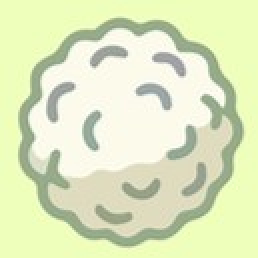
#> input picture data/templates/1.jpg, 129 x 129 px (shown 2 times larger); its folder holds only this picture in this run
$ python -i config.py   (imports and definitions only)
#> lines starting #> are read from the running program, lines starting #| are printed output that depends on the picture; after the words box and inside, x2 and y2 are one past the last pixel; in counts of white or black regions, pixels touching at a corner belong together
#> further down, picture is the input picture: shape (129, 129, 3); mean B, G, R 192.1, 232.3, 223.2
"""
羊了个羊 自动通关 - 配置文件
所有坐标为窗口比例 (0~1)，自动适配任意窗口大小
"""

from dataclasses import dataclass, field
from pathlib import Path
import cv2
import numpy as np

# ---- 项目路径 ----
BASE_DIR = Path(__file__).resolve().parent.parent
DATA_DIR = BASE_DIR / "data"
TEMPLATE_DIR = DATA_DIR / "templates"
SCREENSHOT_DIR = DATA_DIR / "screenshots"

# ---- 小程序窗口（自动检测）----
WECHAT_WINDOW_TITLE = "羊了个羊：星球"

# ---- 游戏区域比例（窗口内的比例位置，0~1）----
GAME_BOARD_RATIO = (0.05, 0.22, 0.95, 0.67)    # 棋盘区域
BUFFER_RATIO = (0.05, 0.67, 0.95, 0.72)          # 缓冲槽区域（棋盘正下方窄条）
# 道具按钮（窗口底部3个蓝按钮）
ITEMS_RATIO = {
    "shuffle":   (0.05, 0.75, 0.30, 0.90),
    "undo":      (0.33, 0.75, 0.58, 0.90),
    "move_out":  (0.62, 0.75, 0.87, 0.90),
}
REVIVE_RATIO = (0.25, 0.52, 0.75, 0.62)          # 复活弹窗按钮

# ---- 颜色阈值（自动检测用）----
BOARD_GREEN_LOW  = (25, 25, 30)     # 棋盘绿色 HSV 下限 (放宽青绿色)
BOARD_GREEN_HIGH = (100, 255, 255)  # 棋盘绿色 HSV 上限
ITEM_BLUE_LOW    = (90, 40, 30)     # 道具蓝色 HSV 下限
ITEM_BLUE_HIGH   = (135, 255, 255)  # 道具蓝色 HSV 上限

# ---- 方块参数 ----
TILE_SIZE = (50, 50)
TILE_MATCH_THRESHOLD = 0.30

# ---- 游戏规则 ----
BUFFER_MAX = 7
MATCH_COUNT = 3

# ---- 道具定义 ----
@dataclass
class Item:
    name: str
    key: str
    ratio: tuple
    description: str
    is_once: bool = False
    is_emergency: bool = False

ITEMS = {
    "shuffle":   Item("洗牌", "shuffle", ITEMS_RATIO["shuffle"], "重新排列场上所有方块"),
    "undo":      Item("撤销", "undo", ITEMS_RATIO["undo"], "撤销上一步操作"),
    "move_out":  Item("移出", "move_out", ITEMS_RATIO["move_out"], "将缓冲槽中3个方块移到备用区"),
    "revive":    Item("复活", "revive", REVIVE_RATIO, "槽满后移除最左侧3个方块，每局仅一次",
                      is_once=True, is_emergency=True),
}


# ---- 窗口信息与坐标转换 ----

@dataclass
class WindowInfo:
    """Window size/position + ratio-to-pixel conversion"""
    left: int = 0
    top: int = 0
    width: int = 0
    height: int = 0

    @property
    def client_left(self) -> int:
        return self.left  # 截图已包含整个窗口，无需偏移

    @property
    def client_top(self) -> int:
        return self.top

    # [11 lines left out: functions ratio_to_region, ratio_to_screen_center, not called in this run]

    def board_region(self) -> tuple:
        return self.ratio_to_region(GAME_BOARD_RATIO)

    def buffer_region(self) -> tuple:
        return self.ratio_to_region(BUFFER_RATIO)


# ---- 自动检测游戏区域 ----

def auto_detect_regions(frame_bgr: np.ndarray) -> dict:
    """
    基于颜色自动检测棋盘、缓冲槽、道具按钮。
    frame_bgr: 窗口完整截图 (BGR)
    返回 {'board': 比例, 'buffer': 比例, 'item_shuffle': 比例, ...}
    """
    hsv = cv2.cvtColor(frame_bgr, cv2.COLOR_BGR2HSV)
#> hsv: shape (129, 129, 3); mean H, S, V 35.9, 44.3, 233.1
    h, w = frame_bgr.shape[:2]
#> h = 129; w = 129
    result = {}

    # 1. 绿色棋盘
    green = cv2.inRange(hsv, BOARD_GREEN_LOW, BOARD_GREEN_HIGH)
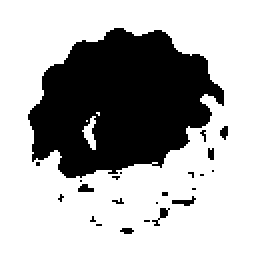
#> green: shape (129, 129) (shown 2 times larger); 69.1% white; 23 black regions (18 under 20 px), largest, box (x1, y1, x2, y2) and area: (14, 14, 112, 89) 4946, (86, 98, 98, 103) 28, (76, 104, 85, 113) 27, (39, 92, 47, 96) 23, (110, 63, 114, 70) 20
    green = cv2.morphologyEx(green, cv2.MORPH_CLOSE, np.ones((7, 7), np.uint8))
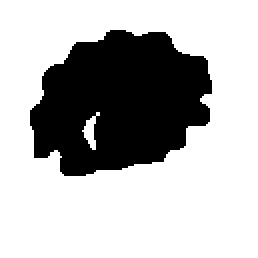
#> green: shape (129, 129) (shown 2 times larger); 71% white; 1 black region, box (x1, y1, x2, y2) and area: (15, 15, 106, 88) 4818
    contours, _ = cv2.findContours(green, cv2.RETR_EXTERNAL, cv2.CHAIN_APPROX_SIMPLE)
#> contours = [[[0, 0], [0, 128], [128, 128], [128, 0]]]
    if contours:
        x, y, bw, bh = cv2.boundingRect(max(contours, key=cv2.contourArea))
#> x = 0; y = 0; bw = 129; bh = 129
        if bw * bh > w * h * 0.1:
            result["board"] = (x / w, y / h, (x + bw) / w, (y + bh) / h)

    # 2. 缓冲槽：棋盘正下方
    if "board" in result:
        bx1, by1, bx2, by2 = result["board"]
#> bx1 = 0; by1 = 0; bx2 = 1; by2 = 1
        result["buffer"] = (bx1 + 0.02, by2 + 0.005, bx2 - 0.02, min(by2 + 0.10, 1.0))
    else:
        result["buffer"] = BUFFER_RATIO

    # 3. 蓝色道具按钮
    blue = cv2.inRange(hsv, ITEM_BLUE_LOW, ITEM_BLUE_HIGH)
#> blue: shape (129, 129); every value is 0
    blue = cv2.morphologyEx(blue, cv2.MORPH_CLOSE, np.ones((5, 5), np.uint8))
    contours, _ = cv2.findContours(blue, cv2.RETR_EXTERNAL, cv2.CHAIN_APPROX_SIMPLE)
#> contours = []
    blue_boxes = []
    for cnt in contours:
        rx, ry, rw, rh = cv2.boundingRect(cnt)
        if rw > 20 and rh > 20 and ry / h > 0.70:
            blue_boxes.append((rx / w, ry / h, (rx + rw) / w, (ry + rh) / h))
#> this loop made 0 passes
#> after the loop, blue_boxes = []

    if len(blue_boxes) >= 3:
        blue_boxes.sort(key=lambda b: b[0])
        for i, key in enumerate(["shuffle", "undo", "move_out"]):
            result[f"item_{key}"] = blue_boxes[i]
        print(f"  [auto-detect] 道具: {len(blue_boxes)} 个按钮")
    else:
        print(f"  [auto-detect] 道具: 仅 {len(blue_boxes)} 个, 用默认比例")
#|   [auto-detect] 道具: 仅 0 个, 用默认比例

    # 4. 复活弹窗按钮
    if "board" in result:
        bx1, by1, bx2, by2 = result["board"]
        result["revive"] = (bx1 + 0.15, by1 + 0.40, bx2 - 0.15, by1 + 0.55)
    else:
        result["revive"] = REVIVE_RATIO

    return result


# [43 lines left out: functions apply_auto_regions, recommend_item, not called in this run]

>>> import cv2
>>> picture = cv2.imread('../data/templates/1.jpg')
>>> result = auto_detect_regions(picture)
#> result = {'board': (0, 0, 1, 1), 'buffer': (0.02, 1, 0.98, 1), 'revive': (0.15, 0.4, 0.85, 0.55)}

$ run again, on data/templates/10.jpg
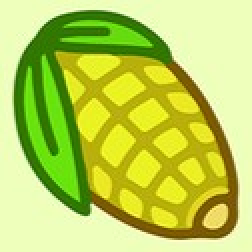
#> input picture data/templates/10.jpg, 126 x 126 px (shown 2 times larger)
#> picture is the input picture: shape (126, 126, 3); mean B, G, R 87.2, 208.4, 187.2
#> hsv: shape (126, 126, 3); mean H, S, V 35.8, 164.9, 211.6
#> in auto_detect_regions, `green = cv2.inRange(hsv, BOARD_GREEN_LOW, BOARD_GREEN_HIGH)`:
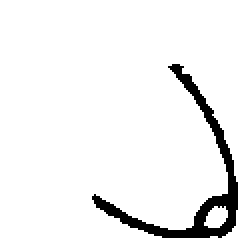
#> green: shape (126, 126) (shown 2 times larger); 94.5% white; 1 black region, box (x1, y1, x2, y2) and area: (46, 32, 119, 119) 880
#> in auto_detect_regions, `contours, _ = cv2.findContours(green, cv2.RETR_EXTERNAL, cv2.CHAIN_APP..`: contours = [[[0, 0], [0, 125], [125, 125], [125, 0]]]
#> x = 0; bw = 126
#> bx1 = 0; bx2 = 1
#> blue: shape (126, 126); every value is 0
#> in auto_detect_regions, `contours, _ = cv2.findContours(blue, cv2.RETR_EXTERNAL, cv2.CHAIN_APPR..`: contours = []
#|   [auto-detect] 道具: 仅 0 个, 用默认比例
#> result = {'board': (0, 0, 1, 1), 'buffer': (0.02, 1, 0.98, 1), 'revive': (0.15, 0.4, 0.85, 0.55)}

$ run again, on data/templates/11.jpg
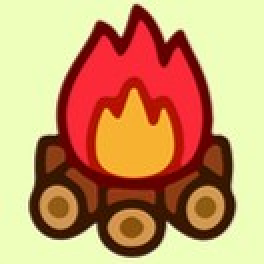
#> input picture data/templates/11.jpg, 132 x 132 px (shown 2 times larger)
#> picture is the input picture: shape (132, 132, 3); mean B, G, R 107.3, 154.6, 199.9
#> hsv: shape (132, 132, 3); mean H, S, V 44.1, 144, 207.3
#> in auto_detect_regions, `green = cv2.inRange(hsv, BOARD_GREEN_LOW, BOARD_GREEN_HIGH)`:
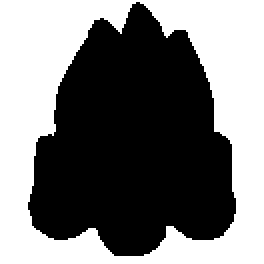
#> green: shape (132, 132) (shown 2 times larger); 47.6% white; 1 white region, box (x1, y1, x2, y2) and area: (0, 0, 132, 132) 8290
#> in auto_detect_regions, `contours, _ = cv2.findContours(green, cv2.RETR_EXTERNAL, cv2.CHAIN_APP..`: contours = [[[0, 0], [0, 131], [131, 131], [131, 0]]]
#> x = 0; bw = 132
#> bx1 = 0; bx2 = 1
#> blue: shape (132, 132); every value is 0
#> in auto_detect_regions, `contours, _ = cv2.findContours(blue, cv2.RETR_EXTERNAL, cv2.CHAIN_APPR..`: contours = []
#|   [auto-detect] 道具: 仅 0 个, 用默认比例
#> result = {'board': (0, 0, 1, 1), 'buffer': (0.02, 1, 0.98, 1), 'revive': (0.15, 0.4, 0.85, 0.55)}

$ run again, on data/templates/12.jpg
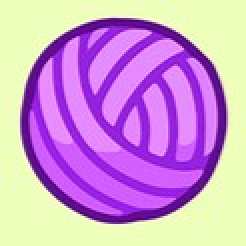
#> input picture data/templates/12.jpg, 123 x 123 px (shown 2 times larger)
#> picture is the input picture: shape (123, 123, 3); mean B, G, R 207.7, 154.8, 204.6
#> hsv: shape (123, 123, 3); mean H, S, V 96.2, 124.2, 236
#> in auto_detect_regions, `green = cv2.inRange(hsv, BOARD_GREEN_LOW, BOARD_GREEN_HIGH)`:
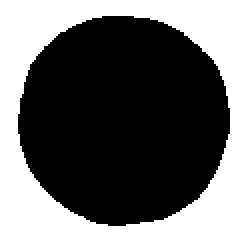
#> green: shape (123, 123) (shown 2 times larger); 41.9% white; 1 white region, box (x1, y1, x2, y2) and area: (0, 0, 123, 123) 6333
#> in auto_detect_regions, `contours, _ = cv2.findContours(green, cv2.RETR_EXTERNAL, cv2.CHAIN_APP..`: contours = [[[0, 0], [0, 122], [122, 122], [122, 0]]]
#> x = 0; bw = 123
#> bx1 = 0; bx2 = 1
#> blue: shape (123, 123); every value is 0
#> in auto_detect_regions, `contours, _ = cv2.findContours(blue, cv2.RETR_EXTERNAL, cv2.CHAIN_APPR..`: contours = []
#|   [auto-detect] 道具: 仅 0 个, 用默认比例
#> result = {'board': (0, 0, 1, 1), 'buffer': (0.02, 1, 0.98, 1), 'revive': (0.15, 0.4, 0.85, 0.55)}
